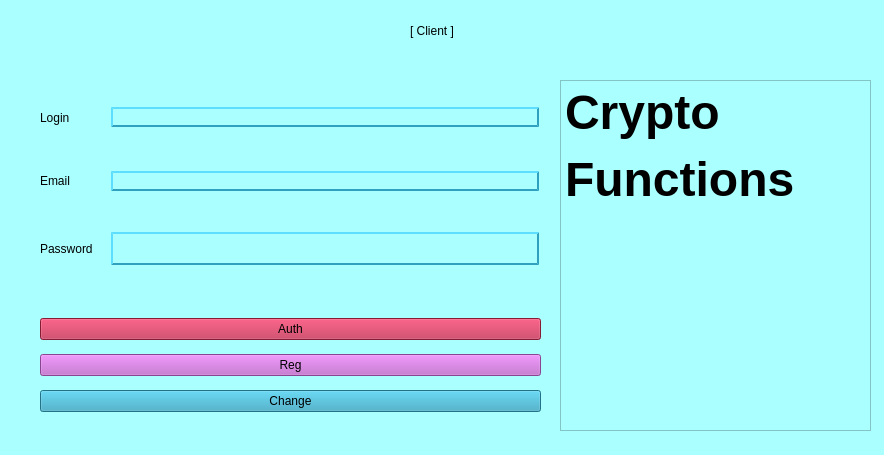
<?xml version="1.0" encoding="UTF-8"?>
<ui version="4.0">
 <class>AuthRegForm</class>
 <widget class="QWidget" name="AuthRegForm">
  <property name="geometry">
   <rect>
    <x>0</x>
    <y>0</y>
    <width>884</width>
    <height>455</height>
   </rect>
  </property>
  <property name="minimumSize">
   <size>
    <width>0</width>
    <height>455</height>
   </size>
  </property>
  <property name="windowTitle">
   <string>Form</string>
  </property>
  <property name="styleSheet">
   <string notr="true">
background-color: rgb(170, 255, 255);
</string>
  </property>
  <widget class="QWidget" name="layoutWidget">
   <property name="geometry">
    <rect>
     <x>40</x>
     <y>70</y>
     <width>499</width>
     <height>232</height>
    </rect>
   </property>
   <layout class="QGridLayout" name="gridLayout">
    <item row="5" column="1">
     <widget class="QLineEdit" name="linePass">
      <property name="minimumSize">
       <size>
        <width>0</width>
        <height>33</height>
       </size>
      </property>
      <property name="styleSheet">
       <string notr="true"> border-style: outset;
 border-width: 2px;
 border-color: rgb(47, 161, 190)</string>
      </property>
     </widget>
    </item>
    <item row="5" column="0">
     <widget class="QLabel" name="label">
      <property name="styleSheet">
       <string notr="true">font: 16pt &quot;Hack&quot;;</string>
      </property>
      <property name="text">
       <string>Password</string>
      </property>
     </widget>
    </item>
    <item row="3" column="1">
     <widget class="QLineEdit" name="lineEmail">
      <property name="styleSheet">
       <string notr="true"> border-style: outset;
 border-width: 2px;
 border-color: rgb(47, 161, 190)</string>
      </property>
     </widget>
    </item>
    <item row="0" column="1">
     <widget class="QLineEdit" name="lineLogin">
      <property name="styleSheet">
       <string notr="true"> border-style: outset;
 border-width: 2px;
 border-color: rgb(47, 161, 190)</string>
      </property>
     </widget>
    </item>
    <item row="0" column="0" alignment="Qt::AlignmentFlag::AlignLeft|Qt::AlignmentFlag::AlignVCenter">
     <widget class="QLabel" name="labelLogin">
      <property name="minimumSize">
       <size>
        <width>65</width>
        <height>25</height>
       </size>
      </property>
      <property name="styleSheet">
       <string notr="true">font: 700 18pt &quot;Hack&quot;;
font: 16pt &quot;Hack&quot;;</string>
      </property>
      <property name="text">
       <string>Login</string>
      </property>
     </widget>
    </item>
    <item row="3" column="0">
     <widget class="QLabel" name="labelEmail">
      <property name="styleSheet">
       <string notr="true">font: 16pt &quot;Hack&quot;;</string>
      </property>
      <property name="text">
       <string>Email</string>
      </property>
     </widget>
    </item>
   </layout>
   <zorder>labelLogin</zorder>
   <zorder>linePass</zorder>
   <zorder>lineEmail</zorder>
   <zorder>lineLogin</zorder>
   <zorder>label</zorder>
   <zorder>labelEmail</zorder>
  </widget>
  <widget class="QWidget" name="verticalLayoutWidget">
   <property name="geometry">
    <rect>
     <x>40</x>
     <y>310</y>
     <width>501</width>
     <height>113</height>
    </rect>
   </property>
   <layout class="QVBoxLayout" name="verticalLayout">
    <item>
     <widget class="QPushButton" name="pushButtonAuth">
      <property name="styleSheet">
       <string notr="true">background-color :rgb(187, 38, 73);
font: 16pt &quot;Hack&quot;;</string>
      </property>
      <property name="text">
       <string>Auth</string>
      </property>
     </widget>
    </item>
    <item>
     <widget class="QPushButton" name="pushButtonReg">
      <property name="styleSheet">
       <string notr="true">background-color :rgb(192, 97, 203)</string>
      </property>
      <property name="text">
       <string>Reg</string>
      </property>
     </widget>
    </item>
    <item>
     <widget class="QPushButton" name="pushButtonChange">
      <property name="styleSheet">
       <string notr="true">background-color: rgb(47, 161, 190)</string>
      </property>
      <property name="text">
       <string>Change</string>
      </property>
     </widget>
    </item>
   </layout>
  </widget>
  <widget class="QLabel" name="label_2">
   <property name="geometry">
    <rect>
     <x>410</x>
     <y>20</y>
     <width>141</width>
     <height>21</height>
    </rect>
   </property>
   <property name="text">
    <string>[ Client ]</string>
   </property>
  </widget>
  <widget class="QTextBrowser" name="textBrowser">
   <property name="geometry">
    <rect>
     <x>560</x>
     <y>80</y>
     <width>311</width>
     <height>351</height>
    </rect>
   </property>
   <property name="html">
    <string>&lt;!DOCTYPE HTML PUBLIC &quot;-//W3C//DTD HTML 4.0//EN&quot; &quot;http://www.w3.org/TR/REC-html40/strict.dtd&quot;&gt;
&lt;html&gt;&lt;head&gt;&lt;meta name=&quot;qrichtext&quot; content=&quot;1&quot; /&gt;&lt;meta charset=&quot;utf-8&quot; /&gt;&lt;style type=&quot;text/css&quot;&gt;
p, li { white-space: pre-wrap; }
hr { height: 1px; border-width: 0; }
li.unchecked::marker { content: &quot;\2610&quot;; }
li.checked::marker { content: &quot;\2612&quot;; }
&lt;/style&gt;&lt;/head&gt;&lt;body style=&quot; font-family:'Segoe UI'; font-size:9pt; font-weight:400; font-style:normal;&quot;&gt;
&lt;p style=&quot; margin-top:12px; margin-bottom:12px; margin-left:0px; margin-right:0px; -qt-block-indent:0; text-indent:0px;&quot;&gt;&lt;span style=&quot; font-family:'Hack'; font-size:36pt; font-weight:700;&quot;&gt;Crypto&lt;/span&gt;&lt;/p&gt;
&lt;p style=&quot; margin-top:12px; margin-bottom:12px; margin-left:0px; margin-right:0px; -qt-block-indent:0; text-indent:0px;&quot;&gt;&lt;span style=&quot; font-family:'Hack'; font-size:36pt; font-weight:700;&quot;&gt;Functions&lt;/span&gt;&lt;/p&gt;
&lt;p style=&quot; margin-top:12px; margin-bottom:12px; margin-left:0px; margin-right:0px; -qt-block-indent:0; text-indent:0px;&quot;&gt;&lt;span style=&quot; font-size:36pt; font-weight:700;&quot;&gt;&lt;br /&gt;&lt;/span&gt;&lt;/p&gt;
&lt;p style=&quot;-qt-paragraph-type:empty; margin-top:0px; margin-bottom:0px; margin-left:0px; margin-right:0px; -qt-block-indent:0; text-indent:0px; font-size:36pt; font-weight:700;&quot;&gt;&lt;br /&gt;&lt;/p&gt;&lt;/body&gt;&lt;/html&gt;</string>
   </property>
  </widget>
 </widget>
 <resources/>
 <connections/>
</ui>
